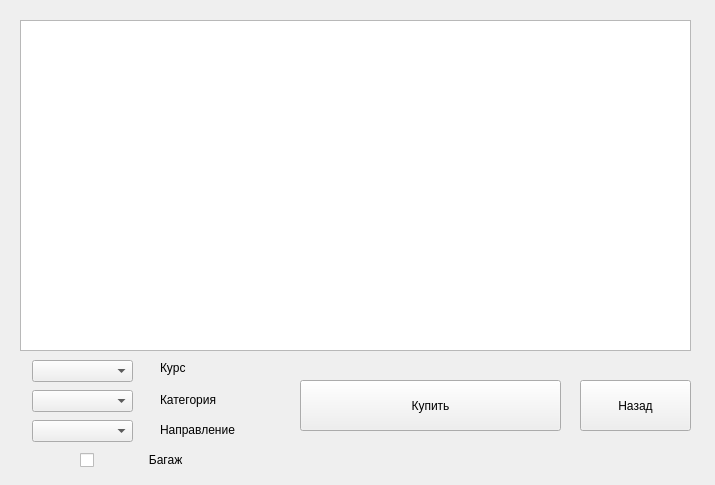
<?xml version="1.0" encoding="UTF-8"?>
<ui version="4.0">
 <class>UserPassanger</class>
 <widget class="QWidget" name="UserPassanger">
  <property name="geometry">
   <rect>
    <x>0</x>
    <y>0</y>
    <width>715</width>
    <height>485</height>
   </rect>
  </property>
  <property name="windowTitle">
   <string>Form</string>
  </property>
  <widget class="QTableWidget" name="table">
   <property name="geometry">
    <rect>
     <x>20</x>
     <y>20</y>
     <width>671</width>
     <height>331</height>
    </rect>
   </property>
  </widget>
  <widget class="QPushButton" name="but_reload">
   <property name="geometry">
    <rect>
     <x>300</x>
     <y>380</y>
     <width>261</width>
     <height>51</height>
    </rect>
   </property>
   <property name="text">
    <string>Купить</string>
   </property>
  </widget>
  <widget class="QPushButton" name="but_return">
   <property name="geometry">
    <rect>
     <x>580</x>
     <y>380</y>
     <width>111</width>
     <height>51</height>
    </rect>
   </property>
   <property name="text">
    <string>Назад</string>
   </property>
  </widget>
  <widget class="QComboBox" name="comboBox_kurs">
   <property name="geometry">
    <rect>
     <x>32</x>
     <y>360</y>
     <width>101</width>
     <height>22</height>
    </rect>
   </property>
  </widget>
  <widget class="QComboBox" name="comboBox_category">
   <property name="geometry">
    <rect>
     <x>32</x>
     <y>390</y>
     <width>101</width>
     <height>22</height>
    </rect>
   </property>
  </widget>
  <widget class="QComboBox" name="comboBox_direction">
   <property name="geometry">
    <rect>
     <x>32</x>
     <y>420</y>
     <width>101</width>
     <height>22</height>
    </rect>
   </property>
  </widget>
  <widget class="QLabel" name="label_kurs">
   <property name="geometry">
    <rect>
     <x>160</x>
     <y>360</y>
     <width>55</width>
     <height>16</height>
    </rect>
   </property>
   <property name="text">
    <string>Курс</string>
   </property>
  </widget>
  <widget class="QLabel" name="label_category">
   <property name="geometry">
    <rect>
     <x>160</x>
     <y>390</y>
     <width>61</width>
     <height>20</height>
    </rect>
   </property>
   <property name="text">
    <string>Категория</string>
   </property>
  </widget>
  <widget class="QLabel" name="label_dircetion">
   <property name="geometry">
    <rect>
     <x>160</x>
     <y>420</y>
     <width>81</width>
     <height>20</height>
    </rect>
   </property>
   <property name="text">
    <string>Направление</string>
   </property>
  </widget>
  <widget class="QCheckBox" name="checkBox">
   <property name="geometry">
    <rect>
     <x>80</x>
     <y>450</y>
     <width>191</width>
     <height>20</height>
    </rect>
   </property>
   <property name="layoutDirection">
    <enum>Qt::LayoutDirection::LeftToRight</enum>
   </property>
   <property name="text">
    <string>               Багаж</string>
   </property>
  </widget>
 </widget>
 <resources/>
 <connections/>
</ui>
